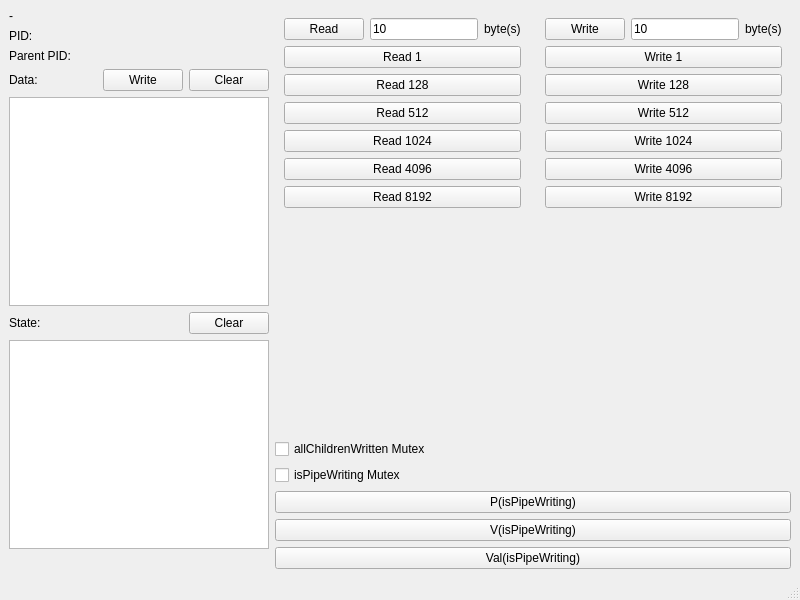
<?xml version="1.0" encoding="UTF-8"?>
<ui version="4.0">
 <class>MainWindow</class>
 <widget class="QMainWindow" name="MainWindow">
  <property name="geometry">
   <rect>
    <x>0</x>
    <y>0</y>
    <width>800</width>
    <height>600</height>
   </rect>
  </property>
  <property name="windowTitle">
   <string>MainWindow</string>
  </property>
  <widget class="QWidget" name="centralwidget">
   <layout class="QHBoxLayout" name="horizontalLayout_6">
    <item>
     <layout class="QVBoxLayout" name="verticalLayout_3">
      <item>
       <widget class="QLabel" name="typeLabel">
        <property name="text">
         <string>-</string>
        </property>
       </widget>
      </item>
      <item>
       <widget class="QLabel" name="PIDLabel">
        <property name="text">
         <string>PID: </string>
        </property>
       </widget>
      </item>
      <item>
       <widget class="QLabel" name="parentPIDLabel">
        <property name="text">
         <string>Parent PID: </string>
        </property>
       </widget>
      </item>
      <item>
       <layout class="QHBoxLayout" name="horizontalLayout_2">
        <item>
         <widget class="QLabel" name="label_2">
          <property name="text">
           <string>Data:</string>
          </property>
         </widget>
        </item>
        <item>
         <spacer name="horizontalSpacer">
          <property name="orientation">
           <enum>Qt::Horizontal</enum>
          </property>
          <property name="sizeHint" stdset="0">
           <size>
            <width>40</width>
            <height>20</height>
           </size>
          </property>
         </spacer>
        </item>
        <item>
         <widget class="QPushButton" name="writeButton">
          <property name="text">
           <string>Write</string>
          </property>
         </widget>
        </item>
        <item>
         <widget class="QPushButton" name="clearDataButton">
          <property name="text">
           <string>Clear</string>
          </property>
         </widget>
        </item>
       </layout>
      </item>
      <item>
       <widget class="QPlainTextEdit" name="dataEdit"/>
      </item>
      <item>
       <layout class="QHBoxLayout" name="horizontalLayout_3">
        <item>
         <widget class="QLabel" name="label_3">
          <property name="text">
           <string>State:</string>
          </property>
         </widget>
        </item>
        <item>
         <spacer name="horizontalSpacer_2">
          <property name="orientation">
           <enum>Qt::Horizontal</enum>
          </property>
          <property name="sizeHint" stdset="0">
           <size>
            <width>40</width>
            <height>20</height>
           </size>
          </property>
         </spacer>
        </item>
        <item>
         <widget class="QPushButton" name="clearStateButton">
          <property name="text">
           <string>Clear</string>
          </property>
         </widget>
        </item>
       </layout>
      </item>
      <item>
       <widget class="QPlainTextEdit" name="stateEdit">
        <property name="readOnly">
         <bool>true</bool>
        </property>
       </widget>
      </item>
      <item>
       <widget class="QLabel" name="runningLabel">
        <property name="text">
         <string/>
        </property>
       </widget>
      </item>
     </layout>
    </item>
    <item>
     <layout class="QVBoxLayout" name="verticalLayout_4">
      <item>
       <layout class="QHBoxLayout" name="horizontalLayout_5">
        <item>
         <widget class="QWidget" name="readWidget" native="true">
          <layout class="QVBoxLayout" name="verticalLayout">
           <item>
            <layout class="QHBoxLayout" name="horizontalLayout">
             <item>
              <widget class="QPushButton" name="readSomeButton">
               <property name="text">
                <string>Read</string>
               </property>
              </widget>
             </item>
             <item>
              <widget class="QLineEdit" name="readNumEdit">
               <property name="text">
                <string>10</string>
               </property>
              </widget>
             </item>
             <item>
              <widget class="QLabel" name="label">
               <property name="text">
                <string>byte(s)</string>
               </property>
              </widget>
             </item>
            </layout>
           </item>
           <item>
            <widget class="QPushButton" name="read1Button">
             <property name="text">
              <string>Read 1</string>
             </property>
            </widget>
           </item>
           <item>
            <widget class="QPushButton" name="read128Button">
             <property name="text">
              <string>Read 128</string>
             </property>
            </widget>
           </item>
           <item>
            <widget class="QPushButton" name="read512Button">
             <property name="text">
              <string>Read 512</string>
             </property>
            </widget>
           </item>
           <item>
            <widget class="QPushButton" name="read1024Button">
             <property name="text">
              <string>Read 1024</string>
             </property>
            </widget>
           </item>
           <item>
            <widget class="QPushButton" name="read4096Button">
             <property name="text">
              <string>Read 4096</string>
             </property>
            </widget>
           </item>
           <item>
            <widget class="QPushButton" name="read8192Button">
             <property name="text">
              <string>Read 8192</string>
             </property>
            </widget>
           </item>
           <item>
            <spacer name="verticalSpacer">
             <property name="orientation">
              <enum>Qt::Vertical</enum>
             </property>
             <property name="sizeHint" stdset="0">
              <size>
               <width>20</width>
               <height>40</height>
              </size>
             </property>
            </spacer>
           </item>
          </layout>
         </widget>
        </item>
        <item>
         <widget class="QWidget" name="writeWidget" native="true">
          <layout class="QVBoxLayout" name="verticalLayout_2">
           <item>
            <layout class="QHBoxLayout" name="horizontalLayout_4">
             <item>
              <widget class="QPushButton" name="writeSomeButton">
               <property name="text">
                <string>Write</string>
               </property>
              </widget>
             </item>
             <item>
              <widget class="QLineEdit" name="writeNumEdit">
               <property name="text">
                <string>10</string>
               </property>
              </widget>
             </item>
             <item>
              <widget class="QLabel" name="label_4">
               <property name="text">
                <string>byte(s)</string>
               </property>
              </widget>
             </item>
            </layout>
           </item>
           <item>
            <widget class="QPushButton" name="write1Button">
             <property name="text">
              <string>Write 1</string>
             </property>
            </widget>
           </item>
           <item>
            <widget class="QPushButton" name="write128Button">
             <property name="text">
              <string>Write 128</string>
             </property>
            </widget>
           </item>
           <item>
            <widget class="QPushButton" name="write512Button">
             <property name="text">
              <string>Write 512</string>
             </property>
            </widget>
           </item>
           <item>
            <widget class="QPushButton" name="write1024Button">
             <property name="text">
              <string>Write 1024</string>
             </property>
            </widget>
           </item>
           <item>
            <widget class="QPushButton" name="write4096Button">
             <property name="text">
              <string>Write 4096</string>
             </property>
            </widget>
           </item>
           <item>
            <widget class="QPushButton" name="write8192Button">
             <property name="text">
              <string>Write 8192</string>
             </property>
            </widget>
           </item>
           <item>
            <spacer name="verticalSpacer_2">
             <property name="orientation">
              <enum>Qt::Vertical</enum>
             </property>
             <property name="sizeHint" stdset="0">
              <size>
               <width>20</width>
               <height>40</height>
              </size>
             </property>
            </spacer>
           </item>
          </layout>
         </widget>
        </item>
       </layout>
      </item>
      <item>
       <widget class="QCheckBox" name="childMutexBox">
        <property name="text">
         <string>allChildrenWritten Mutex</string>
        </property>
       </widget>
      </item>
      <item>
       <widget class="QCheckBox" name="pipeWMutexBox">
        <property name="text">
         <string>isPipeWriting Mutex</string>
        </property>
       </widget>
      </item>
      <item>
       <widget class="QPushButton" name="pipeW_PButton">
        <property name="text">
         <string>P(isPipeWriting)</string>
        </property>
       </widget>
      </item>
      <item>
       <widget class="QPushButton" name="pipeW_VButton">
        <property name="text">
         <string>V(isPipeWriting)</string>
        </property>
       </widget>
      </item>
      <item>
       <widget class="QPushButton" name="pipeW_valButton">
        <property name="text">
         <string>Val(isPipeWriting)</string>
        </property>
       </widget>
      </item>
     </layout>
    </item>
   </layout>
  </widget>
  <widget class="QMenuBar" name="menubar">
   <property name="geometry">
    <rect>
     <x>0</x>
     <y>0</y>
     <width>800</width>
     <height>23</height>
    </rect>
   </property>
  </widget>
  <widget class="QStatusBar" name="statusbar"/>
 </widget>
 <resources/>
 <connections/>
</ui>
